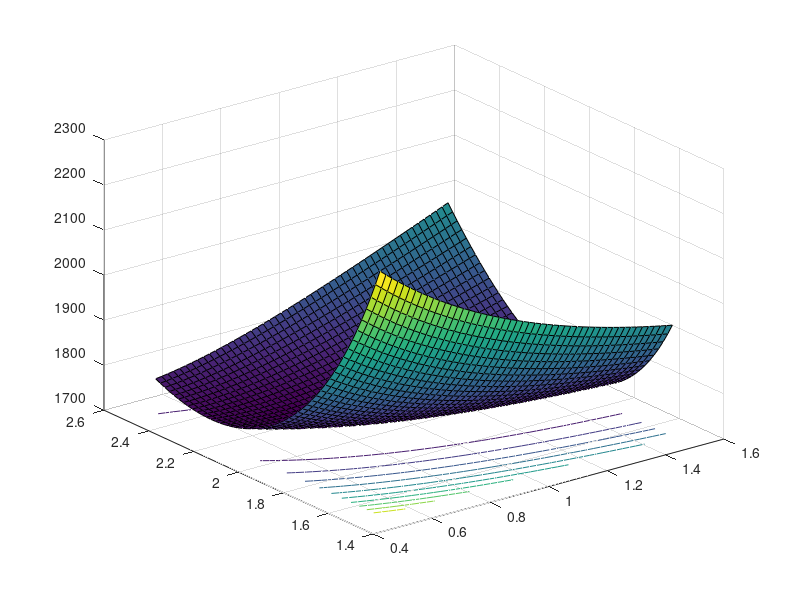

The MATLAB script that drew this image:
rng default;  % for reproducibility
a = [1,2];
X = gamrnd(a(1),a(2),1e3,1);
%Given X, the gamlike function can be used to visualize the likelihood surface in the neighborhood of a:

mesh = 50;
delta = 0.5;
a1 = linspace(a(1)-delta,a(1)+delta,mesh);
a2 = linspace(a(2)-delta,a(2)+delta,mesh);
logL = zeros(mesh); % Preallocate memory
for i = 1:mesh
    for j = 1:mesh
        logL(i,j) = gamlike([a1(i),a2(j)],X);
    end
end

[A1,A2] = meshgrid(a1,a2);
surfc(A1,A2,logL)
LL = @(u)gamlike([u(1),u(2)],X); % Likelihood given X
MLES = fminsearch(LL,[1,2])